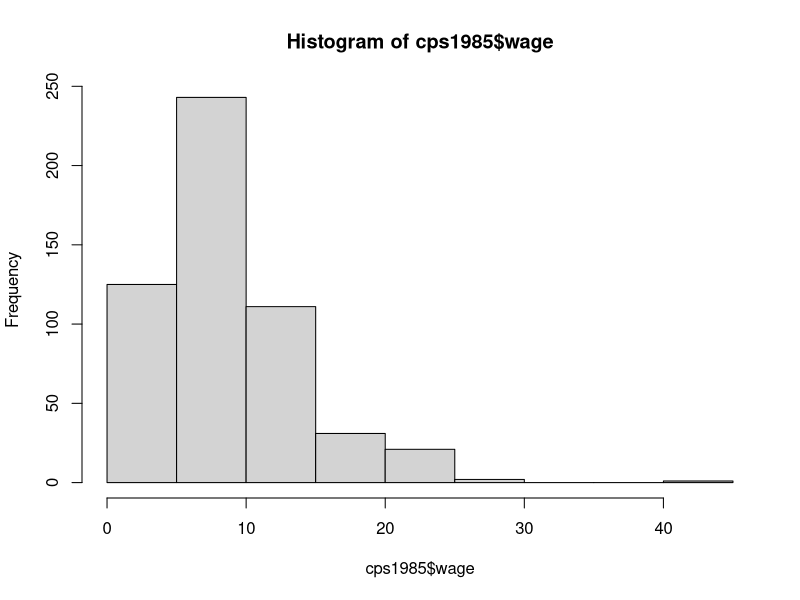
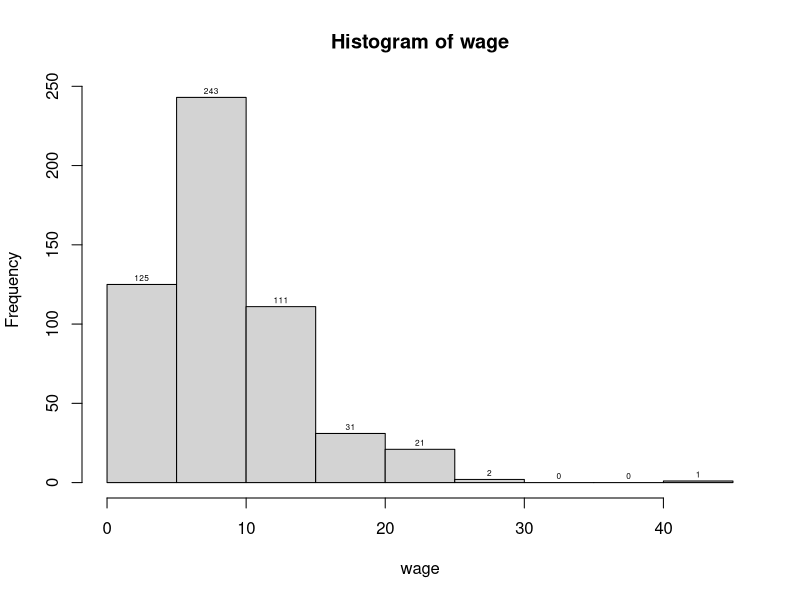
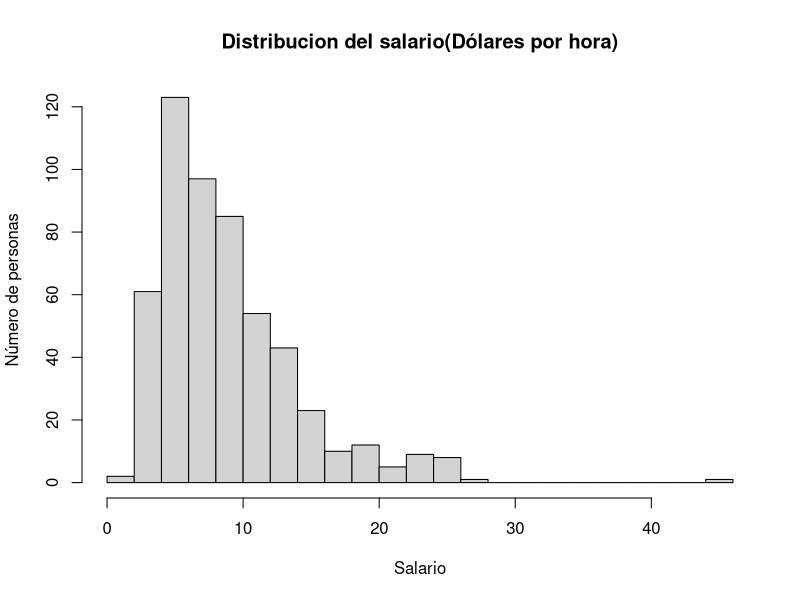
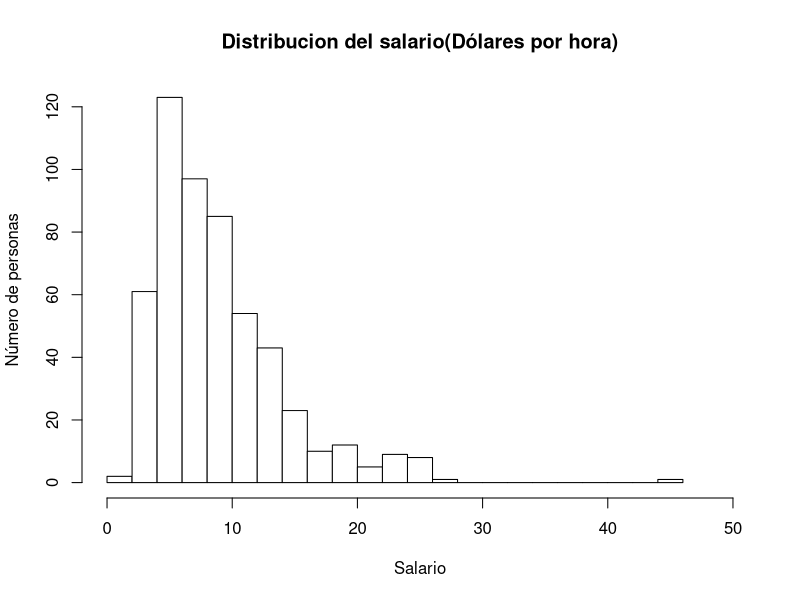
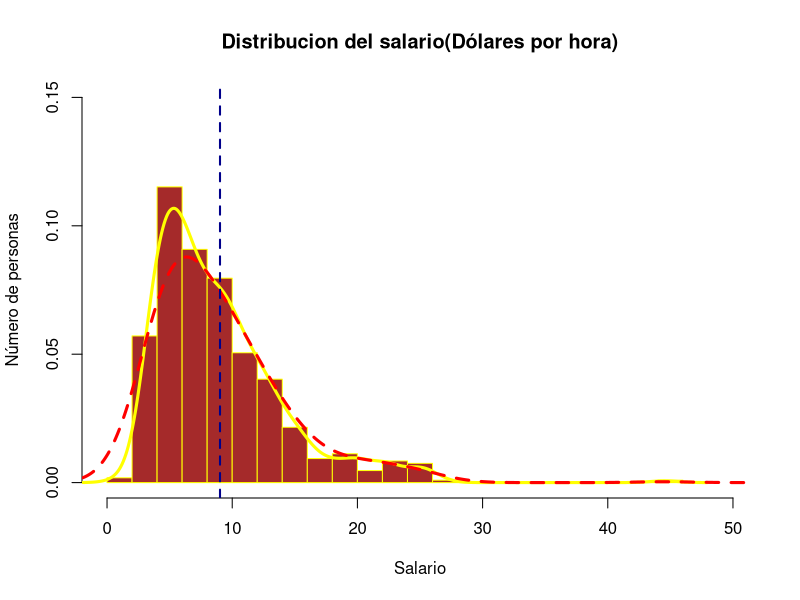
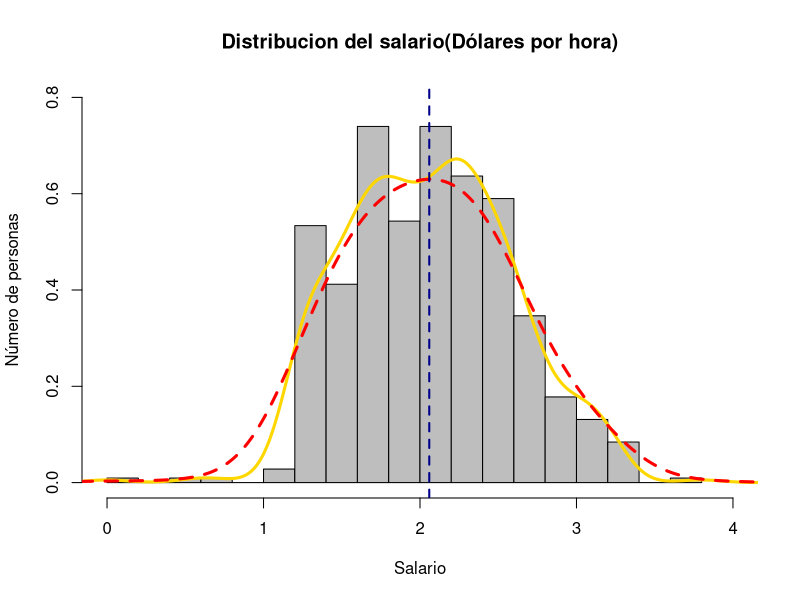

Here is the R script that generated these plots, in order:
cps1985 <- read.csv("CPS1985.csv",header=T)
dim(cps1985)
names(cps1985)
summary(cps1985)

hist(cps1985$wage)

attach(cps1985) #Fijar Dataset
p<- hist(wage)
text(p$mids,p$counts,labels=p$counts,adj=c(0.5,-0.5),cex=.5) #Agregar elementos al Histograma

hist(wage,
     breaks=20,
     main="Distribucion del salario(Dólares por hora)",
     xlab="Salario",
     ylab="Número de personas"
)

hist(wage,
     breaks=20,
     main="Distribucion del salario(Dólares por hora)",
     xlab="Salario",
     ylab="Número de personas",
     xlim=c(0,50),
     col="white",
     border="black",
     )

hist(wage,
     breaks=20,
     main="Distribucion del salario(Dólares por hora)",
     freq = FALSE,
     xlab="Salario",
     ylab="Número de personas",
     xlim=c(0,50),
     ylim = c(0,0.15),
     col="brown",
     border="yellow",
)
 lines(density(wage),col="yellow",lwd=3)
 lines(density(wage,adjust=2),col="red",lwd=3,lty=2) 
 abline(v=mean(wage),col="darkblue",lwd=2,lty=2)
 
 hist(log(wage),
      breaks=20,
      main="Distribucion del salario(Dólares por hora)",
      freq = FALSE,
      xlab="Salario",
      ylab="Número de personas",
      xlim=c(0,4),
      ylim = c(0,0.80),
      col="gray",
      border="black",
 )
 lines(density(log(wage)),col="gold",lwd=3)
 lines(density(log(wage),adjust=2),col="red",lwd=3,lty=2) 
 abline(v=mean(log(wage)),col="darkblue",lwd=2,lty=2)
 
 












     
